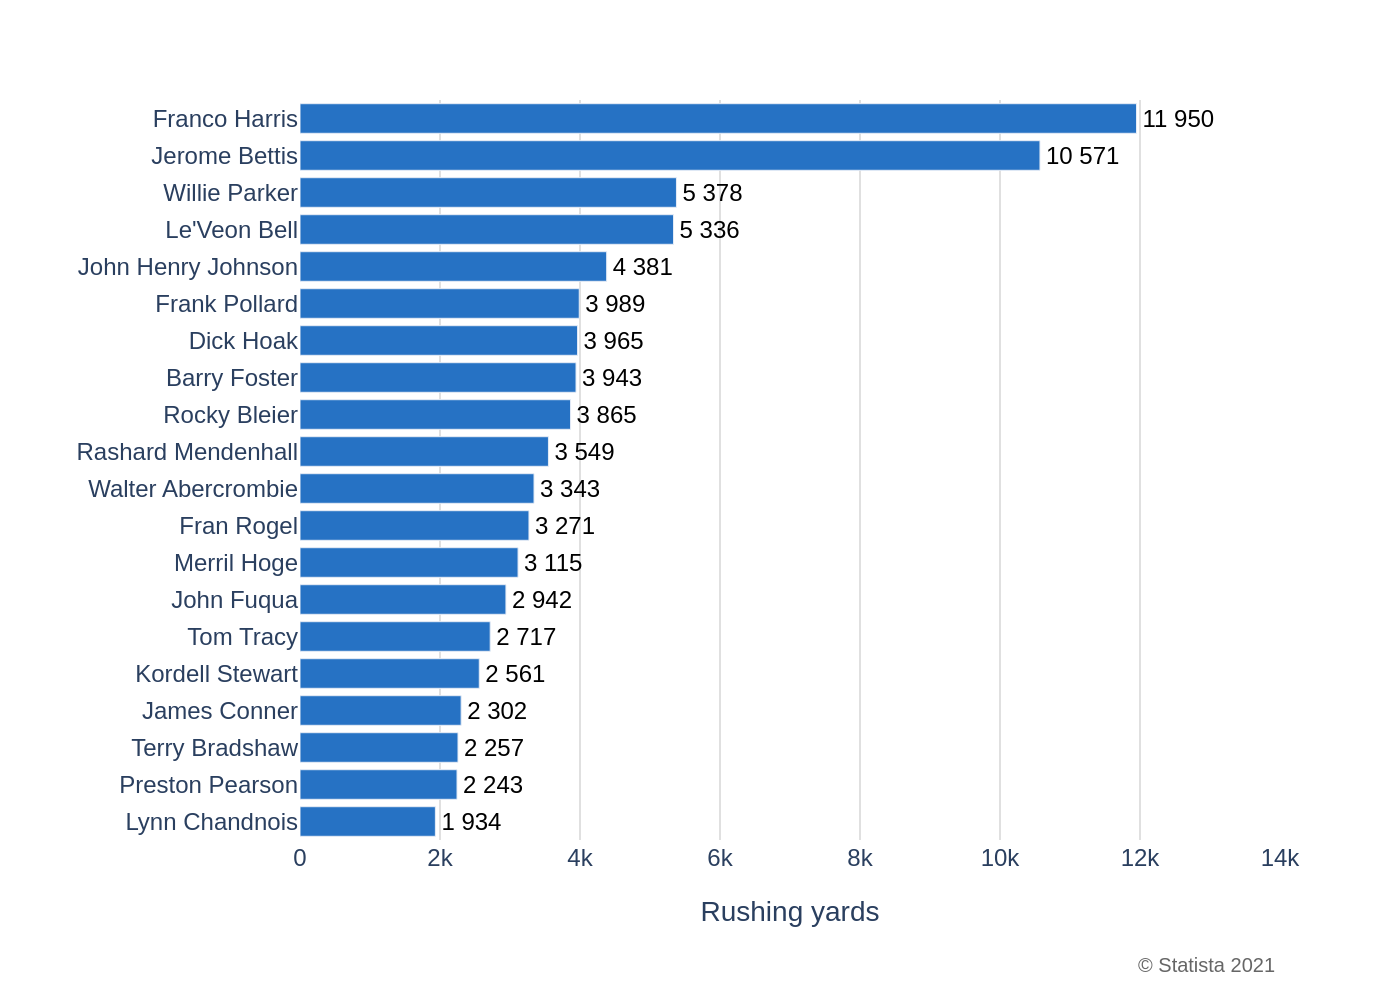

Write the Python code that produced this figure.
import sys
import json
import os
import plotly.graph_objects as go

if len(sys.argv) != 2:
    print("Usage: python create_chart.py <path_to_json_file>")
    sys.exit(1)

json_path = sys.argv[1]

with open(json_path, 'r', encoding='utf-8') as f:
    chart_info = json.load(f)

data = chart_info['chart_data']
texts = chart_info['texts']
colors = chart_info['colors']

# Prepare data for plotting, reversing order for top-to-bottom display in Plotly
categories = [item['category'] for item in data][::-1]
values = [item['value'] for item in data][::-1]

fig = go.Figure()

fig.add_trace(go.Bar(
    y=categories,
    x=values,
    orientation='h',
    marker_color=colors[0],
    text=[f'{v:,}'.replace(',', ' ') for v in values],
    textposition='outside',
    textfont=dict(family="Arial", size=12, color='black'),
    cliponaxis=False
))

# Build title and source strings
title_text = ""
if texts.get('title'):
    title_text += f"<b>{texts['title']}</b>"
if texts.get('subtitle'):
    title_text += f"<br><sub>{texts['subtitle']}</sub>"

source_text = ""
if texts.get('source'):
    source_text += texts['source']
if texts.get('note'):
    source_text += f"<br>{texts['note']}"

fig.update_layout(
    title_text=title_text,
    title_x=0.05,
    font=dict(family="Arial", size=12),
    plot_bgcolor='white',
    paper_bgcolor='white',
    margin=dict(l=150, r=60, t=50, b=80),
    xaxis=dict(
        title=texts.get('x_axis_title'),
        showgrid=True,
        gridcolor='#e0e0e0',
        gridwidth=1,
        zeroline=False,
        showline=False,
        range=[0, 14000],
        dtick=2000
    ),
    yaxis=dict(
        title=texts.get('y_axis_title'),
        showgrid=False,
        zeroline=False,
        showline=False,
        ticks=''
    ),
    showlegend=False
)

if source_text:
    fig.add_annotation(
        text=source_text,
        align='right',
        showarrow=False,
        xref='paper', yref='paper',
        x=1, y=-0.15,
        xanchor='right', yanchor='top',
        font=dict(family="Arial", size=10, color='#666666')
    )

base_filename = os.path.splitext(os.path.basename(json_path))[0]
output_filename = f"{base_filename}.png"

fig.write_image(output_filename, scale=2)

print(f"Chart saved to {output_filename}")
